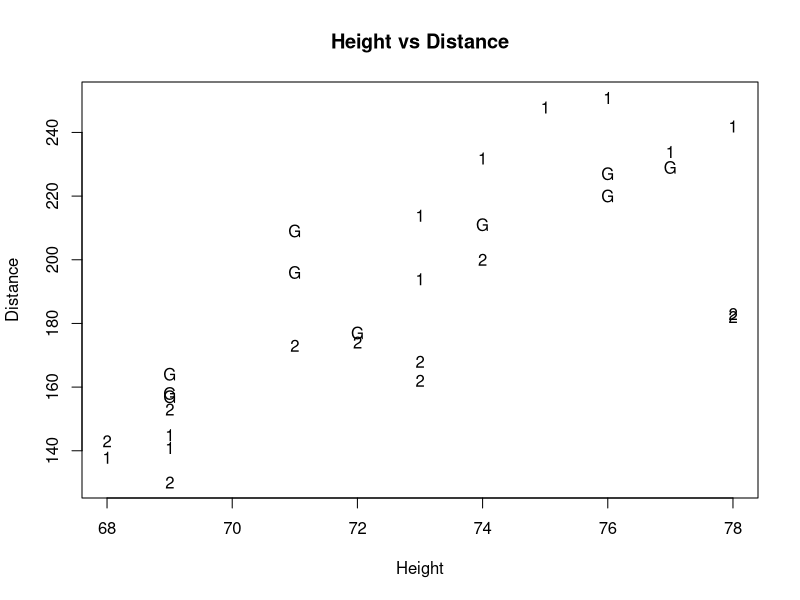
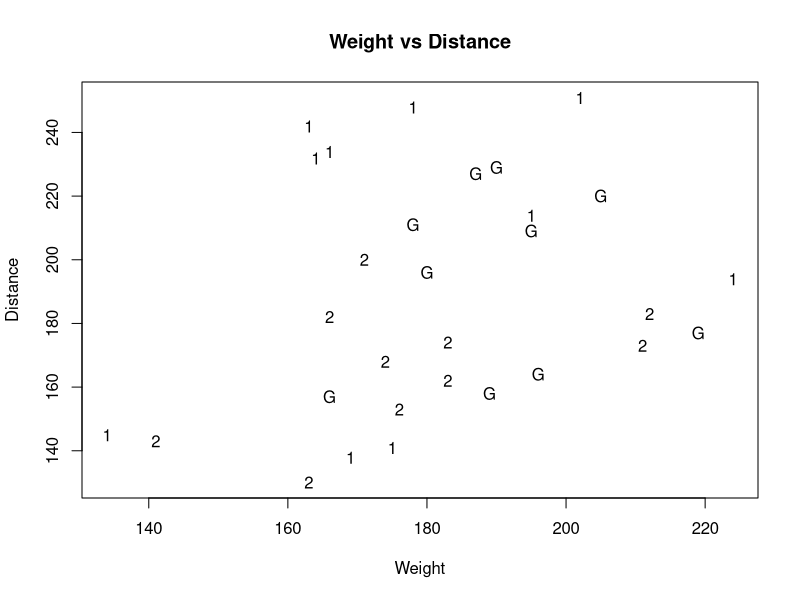
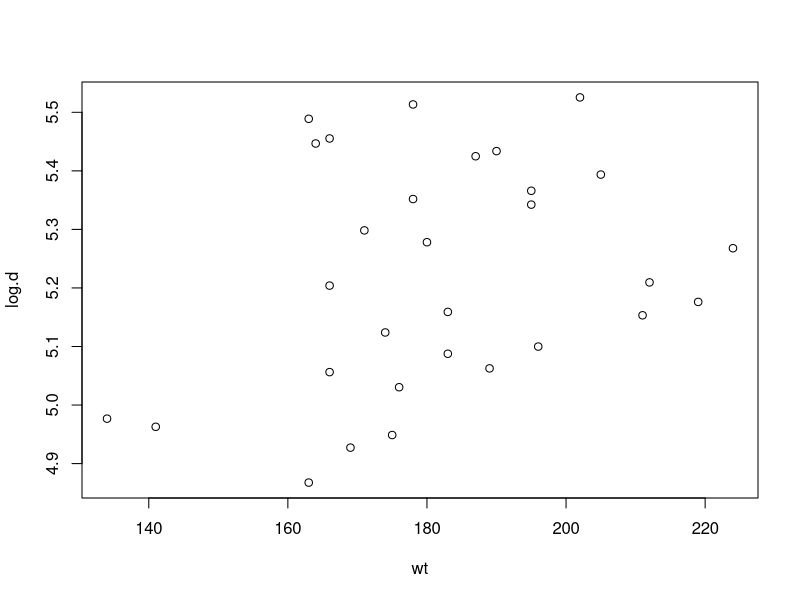
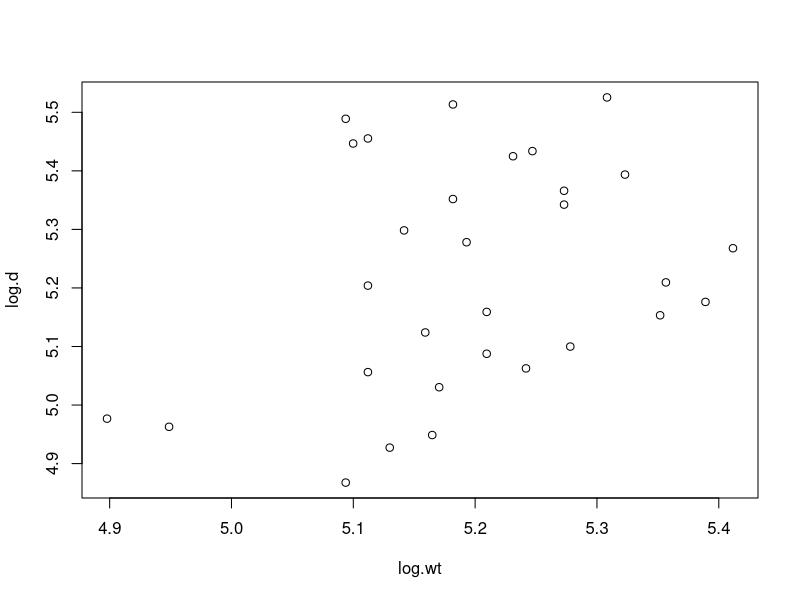
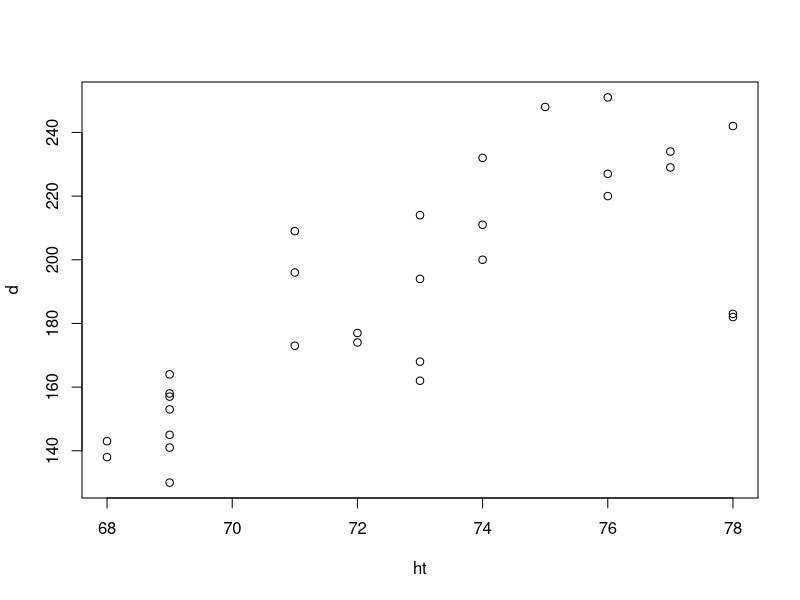
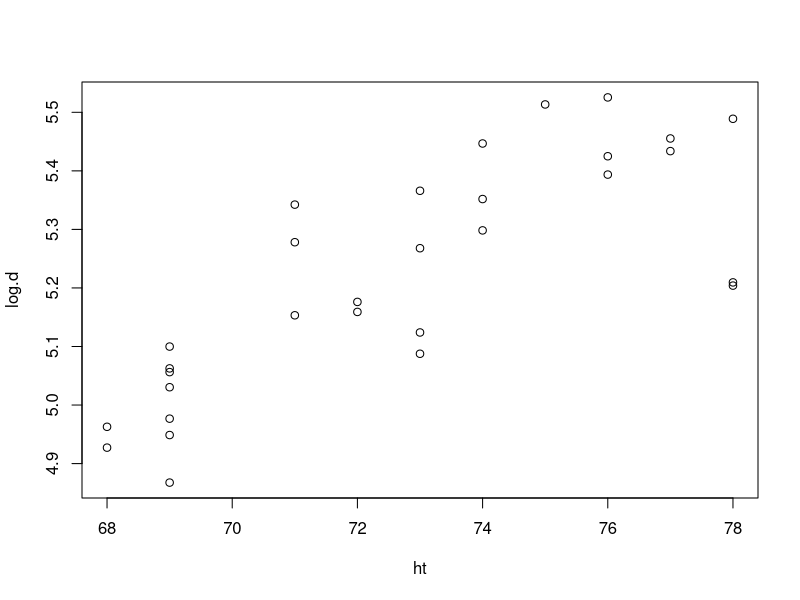
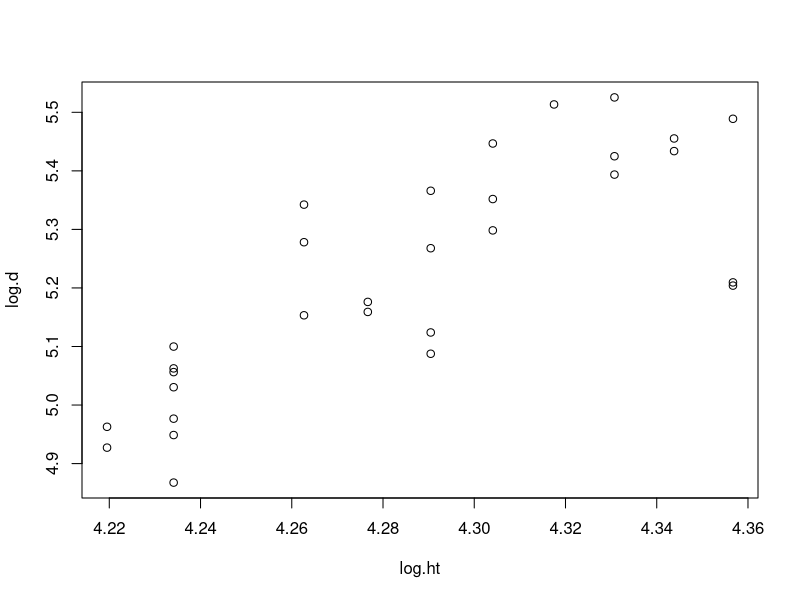
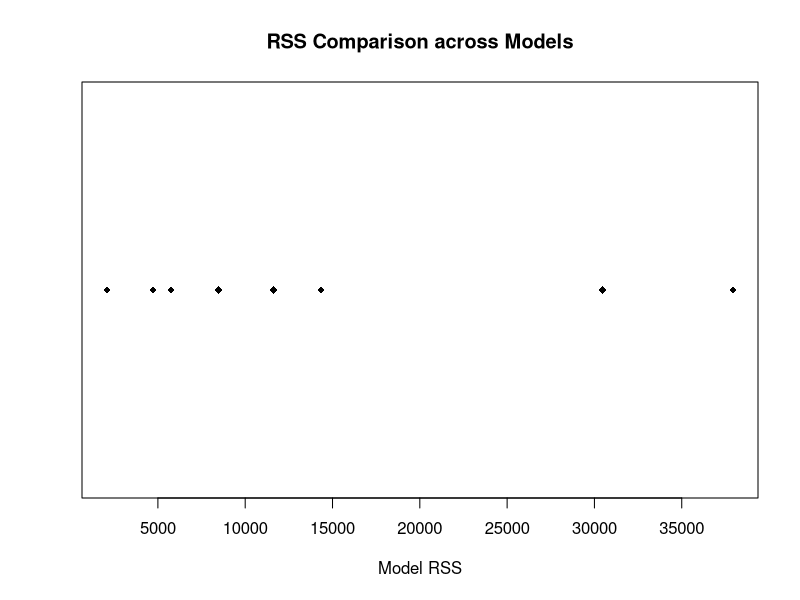

The R source for these figures, in order:
swings <-1:30
ht <- c(71,71,76,77,74,69,69,76,69,72,
        73,75,69,74,73,77,76,78,68,69,
        78,72,78,69,71,73,73,74,68,69)
log.ht <- log(ht)

wt <- c(180,195,205,190,178,196,166,187,189,219,
        195,178,175,164,224,166,202,163,169,134,
        166,183,212,176,211,183,174,171,141,163)
log.wt <- log(wt)

d <- c(196,209,220,229,211,164,157,227,158,177,
       214,248,141,232,194,234,251,242,138,145,
       182,174,183,153,173,162,168,200,143,130)
log.d <- log(d)

shaft <- c(rep('Gr',10),rep('S1',10),rep('S2',10))

# Make indicator variables for soil quality categories
sg <- ifelse(shaft=='Gr',1,0)  # for graphite shaft
s1 <- ifelse(shaft=='S1',1,0)  # for steel 1 shaft
s2 <- ifelse(shaft=='S2',1,0)  # for steel 2 shaft 

data.set <- data.frame(ht,wt,d,sg,s1,s2)
data.set

plot(d~ht,xlab="Height",ylab="Distance",type="n",
     main="Height vs Distance")
points(ht[s1==1],          d[s1==1],          pch="1")
points(ht[s2==1],          d[s2==1],          pch="2")
points(ht[s1==0 & s2==0],  d[s1==0 & s2==0],  pch="G")

plot(d~wt,xlab="Weight",ylab="Distance",type="n",
     main="Weight vs Distance")
points(wt[s1==1],          d[s1==1],          pch="1")
points(wt[s2==1],          d[s2==1],          pch="2")
points(wt[s1==0 & s2==0],  d[s1==0 & s2==0],  pch="G")

plot(wt, log.d)
plot(log.wt, log.d)
plot(ht, d)
plot(ht, log.d)
plot(log.ht, log.d)


#Single Mean
model.1 <- lm(d ~ 1)
summary(model.1)
aov(model.1)

#SLR
model.2 <- lm(d ~ ht + wt)
summary(model.2)
aov(model.2)

#Multi Mean (ANOVA)
model.3 <- lm(d ~ s1 + s2)
summary(model.3)
aov(model.3)

#Quadratic
model.4 <- lm(d ~ ht + I(ht^2) + wt + I(wt^2))
summary(model.4)
aov(model.4)

#SLR common slope without interaction
model.5 <- lm(d ~ ht + wt + s1 + s2)
summary(model.5)
aov(model.5)

#Quadratic without interaction
model.6 <- lm(d ~ ht + I(ht^2) + wt + I(wt^2) + s1 + s2)
summary(model.6)
aov(model.6)

#SLR with interaction
model.7 <- lm(d ~ ht + ht*s1 + ht*s2 + wt + wt*s1 + wt*s2 + s1 + s2)
summary(model.7)
aov(model.7)

# Quadratic with interaction
model.8 <- lm(d ~ ht + ht*s1 + ht*s2 + I(ht^2) + I(ht^2)*s1 + I(ht^2)*s2 + wt + wt*s1 + wt*s2 + I(wt^2) + I(wt^2)*s1 + I(wt^2)*s2 + s1 + s2)
summary(model.8)
aov(model.8)

anova(model.1,model.2)        # Single mean vs SLR
anova(model.1,model.3)        # Single mean vs ANOVA

anova(model.2,model.4)        # SLR vs Quad
anova(model.2,model.5)       # SLR vs Common Slope

anova(model.3,model.5)        # ANOVA vs Common slope

anova(model.4, model.6)       # Quad vs Quad without interaction

anova(model.5,model.7)        # Common slope vs Separate slope 
anova(model.5,model.6)        # Common slope vs Quad no interaction

anova(model.6, model.8)       # Quad without interaction vs Quad with interaction
anova(model.7, model.8)       # Separate Slope vs Quad with interaction

RSS <- c(37933.5, 14350.652, 30456.1, 11629.800, 8470.952, 5751.845, 4728.033, 2087.649)
stripchart(RSS, method = "stack", pch = 18, main = "RSS Comparison across Models", xlab = "Model RSS")

log.RSS <- log(RSS)
stripchart(log(RSS), method = "stack", pch = 18, main = "log(RSS) Comparison across Models", xlab = "Model log(RSS)")

# Make a leverage plot with threshold horizontal line
leverage.out <- lm.influence(model.5)$hat
leverage.out
sort(leverage.out)
plot(leverage.out, type="h", ylim=c(0,1),main="Leverage Plot")
threshold <- 2*length(model.5$coeff)/length(leverage.out)
abline(h=threshold,lwd=2,lty=2)

# Calculate and plot studentized residuals
cbind(rstandard(model.5),rstudent(model.5))
rstudent(model.5)
plot(model.5$fit,rstudent(model.5), type="n", 
     main="Externally Studentized Residuals")
text(model.5$fit,rstudent(model.5), swings)
abline(h=-3,lwd=1.5,lty=2) 
abline(h=-2,lwd=1.5,lty=2)
abline(h= 0,lwd=1.5,lty=2)
abline(h= 2,lwd=1.5,lty=2)
abline(h= 3,lwd=1.5,lty=2)

# Make a plot of Cook's distances
cooks.out <- cooks.distance(model.5)
cooks.out
sort(cooks.out)
plot(swings,cooks.distance(model.5),  type="h", 
     main="Cook's Distances")
abline(h= 1,lwd=1.5,lty=2)  

plot(leverage.out, cooks.out, type = 'n', main="Cooks Distance vs Leverages")
text(leverage.out, cooks.out, swings)
abline(h=1, lty=2)
abline(v=threshold, lty=2)

